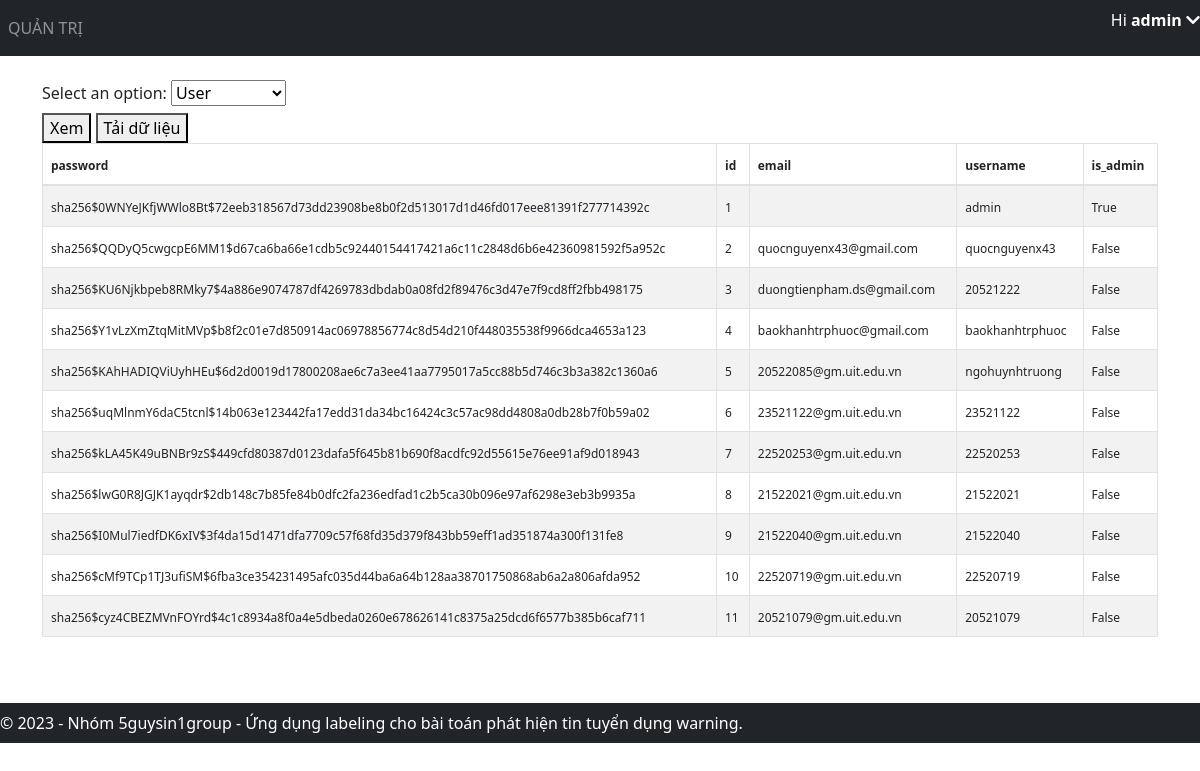
The app's page /view-data (signed in) with its own data.
### application/models.py (models this page shows)
class User(db.Model, UserMixin):
    id = db.Column(db.Integer, primary_key=True)
    email = db.Column(db.String(150), unique=True)
    username = db.Column(db.String(20), unique=True)
    password = db.Column(db.String(150))
    is_admin = db.Column(db.Boolean, default=False)
    annotations = db.relationship('Annotation')

### application/views.py (the view, shortened to what this page needs)
@views.route('/view-data', methods=['GET', 'POST'])
@login_required
def view_data():
    if not current_user.is_admin:
        return "Không có quyền truy cập vào trang quản trị admin.", 403
    data = User.query.all()
    data = [d.__dict__ for d in data]
    for d in data:
        d.pop('_sa_instance_state', None)
    return render_template(
        "view_data.html",
        user=current_user,
        data=data,
    )

### application/__init__.py (called while the page is built)
def create_app():
    app = Flask(__name__)
    app.config['SECRET_KEY'] = 'hjshjhdjah kjshkjdhjs' # random key
    app.config['SQLALCHEMY_DATABASE_URI'] = f'sqlite:///{DB_NAME}'
    db.init_app(app)
    from .views import views
    from .auth import auth
    app.register_blueprint(views, url_prefix='/')
    app.register_blueprint(auth, url_prefix='/')
    from .models import User
    with app.app_context():
        db.create_all()
        create_admin(db)
    login_manager = LoginManager()
    login_manager.login_view = 'auth.login'
    login_manager.init_app(app)
    @login_manager.user_loader
    def load_user(id):
        return User.query.get(int(id))
    return app

### application/templates/view_data.html (shortened to what this page needs)
{% extends "base.html" %}
{% block content %}
<link href="https://cdn.jsdelivr.net/npm/bootstrap@5.3.0/dist/css/bootstrap.min.css" rel="stylesheet">
<form method="POST">
    <label for="table-select">Select an option:</label>
    <select id="table-select" name="table-select">
        <option value="user" selected>User</option>
    </select>
    <br>
    <button type="submit" name="action" value="view">Xem</button>
    <button type="submit" name="action" value="download">Tải dữ liệu</button>
</form>
<div style="overflow-x: auto">
    <table id="data" class="table table-condensed table-bordered table-hover table-striped">
        <thead>
            <tr>
                {% if data %}
                    {% for key in data[0].keys() %}
                        <th><span style="font-size: 12px;" data-toggle="tooltip" data-placement="top" title="{{ key }}">{{ key }}</span></th>
                    {% endfor %}
                {% endif %}
            </tr>
        </thead>
        <tbody>
            {% if data %}
                {% for item in data %}
                    <tr>
                        {% for key in data[0].keys() %}
                            <td tabindex="1"><span style="font-size: 12px;" title="{{ item[key] }}" class="ellipsis">{{ item[key] }}</span></td>
                        {% endfor %}
                    </tr>
                {% endfor %}
            {% endif %}
        </tbody>
    </table>
</div>
{% endblock %}

### application/templates/base.html (shortened to what this page needs)
<!DOCTYPE html>
<html>
<head>
    <link rel="stylesheet" href="https://stackpath.bootstrapcdn.com/bootstrap/4.4.1/css/bootstrap.min.css" />
    <link rel="stylesheet" href="https://stackpath.bootstrapcdn.com/font-awesome/4.7.0/css/font-awesome.min.css" />
    <link rel="stylesheet" href="https://cdnjs.cloudflare.com/ajax/libs/font-awesome/5.15.4/css/all.min.css">
</head>
<body>
    <nav class="navbar navbar-expand-lg navbar-dark bg-dark">
        <div class="collapse navbar-collapse" id="navbar">
            <div class="navbar-nav">
                {% if user.is_admin %}
                <a class="nav-item nav-link" id="admin" href="/admin">QUẢN TRỊ</a>
                {% endif %}
            </div>
        </div>
        {% if user.is_authenticated %}
        <p id="greeting" class="text-white">Hi <strong>{{ user.username }}  </strong><i class="fas fa-chevron-down" id="arrow-down"></i></p>
        {% endif %}
    </nav>
    <br>
    <div class="container">{% block content %} {% endblock %}</div>
    <footer class="navbar navbar-dark bg-dark text-center py-2" style="margin-top: 50px;">
        &copy; 2023 - Nhóm 5guysin1group - Ứng dụng labeling cho bài toán phát hiện tin tuyển dụng warning.
    </footer>
</body>
</html>

### application/templates/base.html (style rules this page uses)
body { min-height: 3000px; }
footer { position: absolute; left: 0; bottom: 0; width: 100%; background-color: #343a40; color: #fff; padding: 10px; }

### application/templates/view_data.html (style rules this page uses)
.ellipsis { max-width: 100px; white-space: nowrap; overflow: hidden; text-overflow: ellipsis; }

### records on screen
User: username "admin", password "sha256$0WNYeJKfjWWlo8Bt$72eeb318567d73dd23908be8b0f2d513017d1d46fd017eee81391f277714392c" "1" "admin" "True"
User: password "sha256$QQDyQ5cwgcpE6MM1$d67ca6ba66e1cdb5c92440154417421a6c11c2848d6b6e42360981592f5a952c" "2" "quocnguyenx43@gmail.com" "quocnguyenx43" "False"
User: password "sha256$KU6Njkbpeb8RMky7$4a886e9074787df4269783dbdab0a08fd2f89476c3d47e7f9cd8ff2fbb498175" "3" "duongtienpham.ds@gmail.com" "20521222" "False"
User: password "sha256$Y1vLzXmZtqMitMVp$b8f2c01e7d850914ac06978856774c8d54d210f448035538f9966dca4653a123" "4" "baokhanhtrphuoc@gmail.com" "baokhanhtrphuoc" "False"
User: password "sha256$KAhHADIQViUyhHEu$6d2d0019d17800208ae6c7a3ee41aa7795017a5cc88b5d746c3b3a382c1360a6" "5" "20522085@gm.uit.edu.vn" "ngohuynhtruong" "False"
User: password "sha256$uqMlnmY6daC5tcnl$14b063e123442fa17edd31da34bc16424c3c57ac98dd4808a0db28b7f0b59a02" "6" "23521122@gm.uit.edu.vn" "23521122" "False"
User: password "sha256$kLA45K49uBNBr9zS$449cfd80387d0123dafa5f645b81b690f8acdfc92d55615e76ee91af9d018943" "7" "22520253@gm.uit.edu.vn" "22520253" "False"
User: password "sha256$lwG0R8JGJK1ayqdr$2db148c7b85fe84b0dfc2fa236edfad1c2b5ca30b096e97af6298e3eb3b9935a" "8" "21522021@gm.uit.edu.vn" "21522021" "False"
User: password "sha256$I0Mul7iedfDK6xIV$3f4da15d1471dfa7709c57f68fd35d379f843bb59eff1ad351874a300f131fe8" "9" "21522040@gm.uit.edu.vn" "21522040" "False"
User: password "sha256$cMf9TCp1TJ3ufiSM$6fba3ce354231495afc035d44ba6a64b128aa38701750868ab6a2a806afda952" "10" "22520719@gm.uit.edu.vn" "22520719" "False"
User: password "sha256$cyz4CBEZMVnFOYrd$4c1c8934a8f0a4e5dbeda0260e678626141c8375a25dcd6f6577b385b6caf711" "11" "20521079@gm.uit.edu.vn" "20521079" "False"

### other values on screen
{{ key }} "password" "id" "email" "username" "is_admin"
